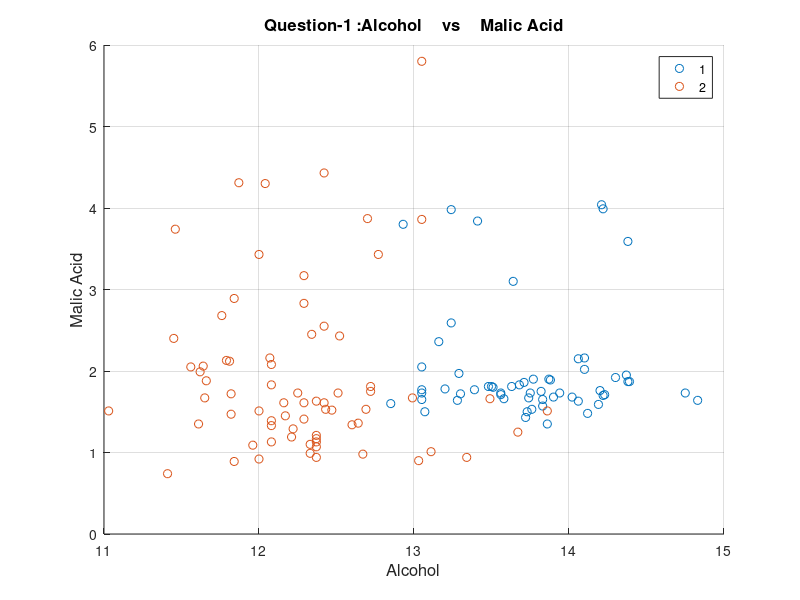

The MATLAB script that drew this image:
%% Assignment -1 EECS 4404/5327
% Name: Supriyo Shishir Ghosh
% Student Number: 215318728
% Email: shishir@my.yorku.ca

% LOAD DATASET %
load('wine.mat');

%  LOAD VALUES INTO VARIABLES %
wine=double(A);

wine_label = wine(:, 14);
wine_data = wine(:, 1:13);
% DEFINE ATTRIBUTES AND CLASSES %
categories = {'Alcohol'; 'Malic acid'; 'Ash'; 'Alcalinity of ash'; 'Magnesium'; 'Total phenols'; 'Flavanoids'; 'Nonflavanoid phenols'; 'Proanthocyanins'; 'Color intensitys'; 'Hue'; 'OD280/OD315 of diluted wines'; 'Proline'};
classnumber = 3;

idx = (wine_label > 2);
wine(idx,:) = [];
wine_label = wine(:, 14);
wine_data = wine(:, 1:13);

%Question-1 (0.25 pts)
% Load the data and plot (visualize) the data points of wines by their Alcohol (feature 1 in x axis) and
% Malic acid (feature 2 in y axis). 
alcohol=wine(:,1);
malic_acid=wine(:,2);
c = linspace(1,100,length(wine(:,14)));
figure
gscatter(alcohol,malic_acid,wine_label)
title('Question-1 :Alcohol    vs    Malic Acid', 'FontSize', 12);
xlabel('Alcohol','FontSize', 12)
ylabel('Malic Acid','FontSize', 12)
grid on